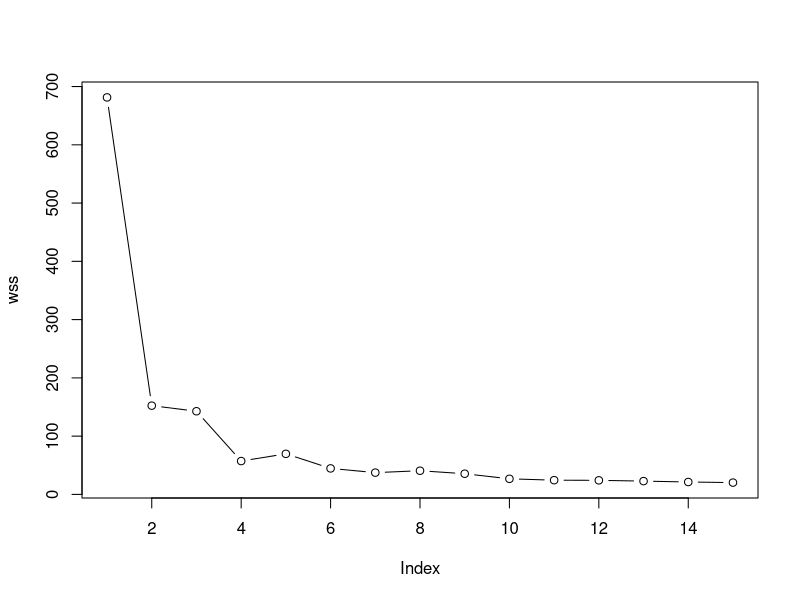

Recreate this plot in R. (Note: this script raises an error after producing the figure.)
#Q1
data("iris")
new_data <- subset(iris, select = c(-Species))
cl <- kmeans(new_data, 3)
wss <- sapply(1:15, function(k) kmeans(new_data, k)$tot.withinss)
plot(wss, type = "b")
clusplot(new_data, cl$cluster,lines = 0)
cl$cluster
cl$centers

#Q2
# Load the iris dataset
data("iris")
names(iris)
#To performs hierarchical clustering
clusters <- hclust(dist(iris))
plot(clusters)
clusterCut <- cutree(clusters, 3)
table(clusterCut, iris$Species)
library(ggplot2)
#To create a scatter plot of Petal.Length vs Petal.Width
ggplot(iris, aes(Petal.Length, Petal.Width, color = iris$Species)) + 
  geom_point(alpha = 0.4, size = 3.5) + geom_point(col = clusterCut) + 
  scale_color_manual(values = c('black', 'red', 'green'))

clusters <- hclust(dist(iris), method = 'average')
clusterCut1 <- cutree(clusters, 3)
table(clusterCut1, iris$Species)

plot(clusters)
ggplot(iris, aes(Petal.Length, Petal.Width, color = iris$Species)) + 
  geom_point(alpha = 0.4, size = 3.5) + geom_point(col = clusterCut1) + 
  scale_color_manual(values = c('black', 'red', 'green'))

#Q3
# Load the iris dataset
data(iris)
iris_1 <- iris[, -5]
kmeans_re <- kmeans(iris_1, centers = 3)
kmeans_re$cluster
kmeans_re$centers
clusplot(iris_1[, c("Sepal.Length", "Sepal.Width")],kmeans_re$cluster,lines=0,color = TRUE)
plot(iris_1[, c("Sepal.Length", "Sepal.Width")],col=kmeans_re$cluster,lines=0,color = TRUE,pch=17)
points(kmeans_re$centers[, c("Sepal.Length", "Sepal.Width")])  # Centroids are marked with larger points
